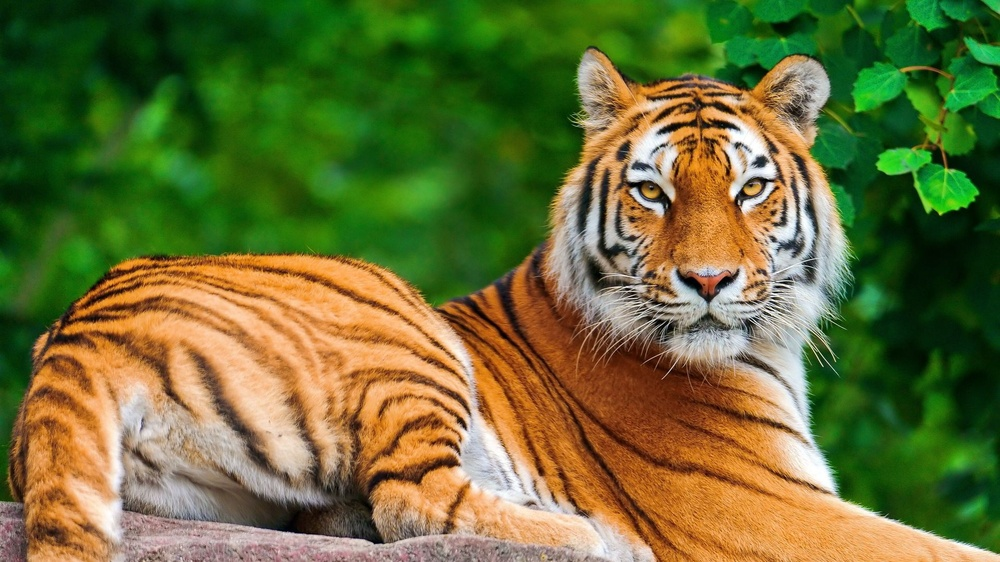
#> input picture Beginner Level/Task 4/tiger.jpg, 1000 x 562 px, shrunk from 1920 x 1080 before the run
$ jupyter execute 'Task 4 - Image to Pencil Sketch with Python.ipynb'
#> lines starting #> are read from the running program, lines starting #| are printed output that depends on the picture
# **Data Science Intern at LetsGrowMore Virtual Internship Program (Nov-2021)**

# **Beginner Level Task 4 - Image to Pencil Sketch with Python**

# **Author - Anchal Rajput**

**Import the required libraries**

[cell 1]
import cv2
from matplotlib import pyplot as plt

**Read the image**

[cell 2]
image = cv2.imread('tiger.jpg')
#> image is the input picture: shape (562, 1000, 3); mean B, G, R 54.1, 110.1, 104.6
plt.figure(figsize=(10,10))
plt.imshow(cv2.cvtColor(image,cv2.COLOR_BGR2RGB),cmap='gray')
plt.show()

**Convert to gray scale**

[cell 3]
gray_image = cv2.cvtColor(image, cv2.COLOR_BGR2GRAY)
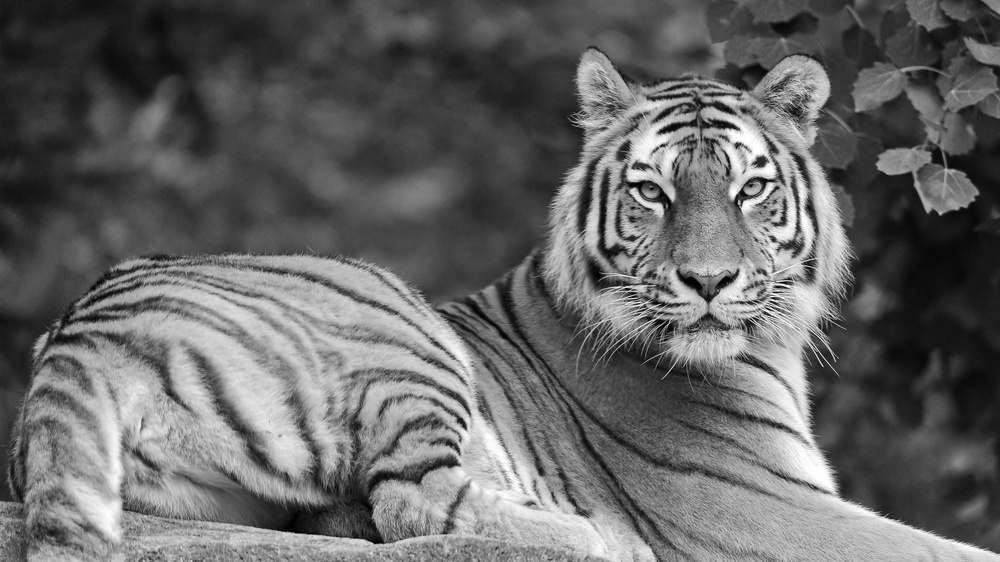
#> gray_image: shape (562, 1000); min 0, max 255, mean 102.1
plt.figure(figsize=(10,10))
plt.imshow(gray_image,cmap='gray')
plt.show()

**Invert the grayscale image**

[cell 4]
inverted_image = 255 - gray_image
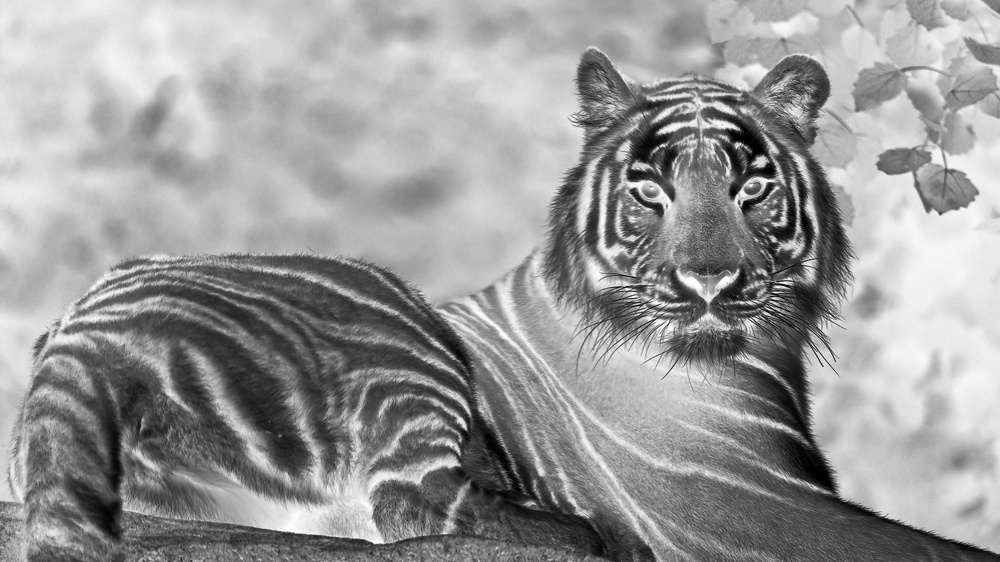
#> inverted_image: shape (562, 1000); min 0, max 255, mean 152.9
plt.figure(figsize=(10,10))
plt.imshow(inverted_image,cmap='gray')
plt.show()

**Blur image using Gaussian Blur Function**

[cell 5]
blurred = cv2.GaussianBlur(inverted_image, (21, 21), 0)
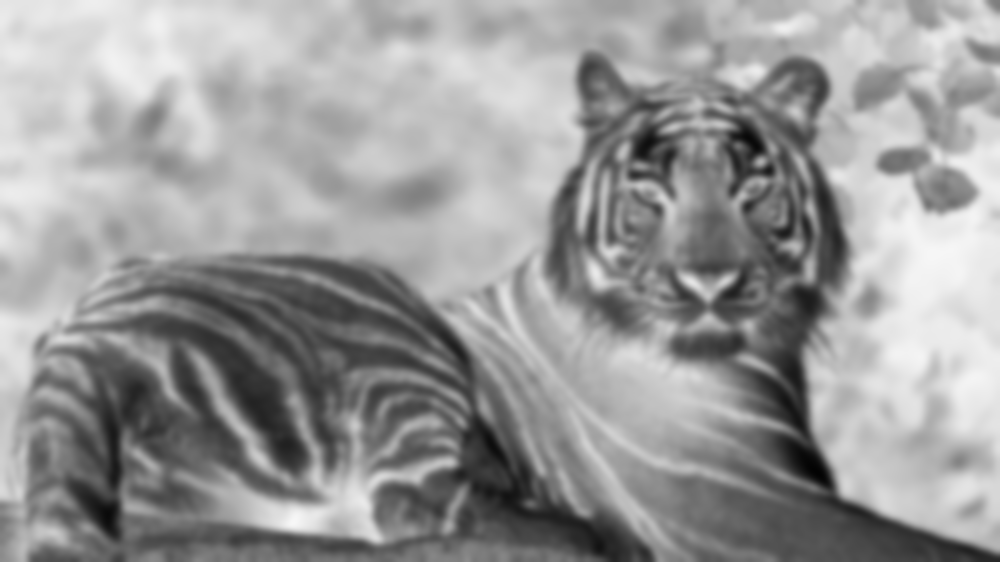
#> blurred: shape (562, 1000); min 3, max 247, mean 152.9
plt.figure(figsize=(10,10))
plt.imshow(blurred,cmap='gray')
plt.show()

**Invert the blurred image**

[cell 6]
inverted_blurred = 255 - blurred
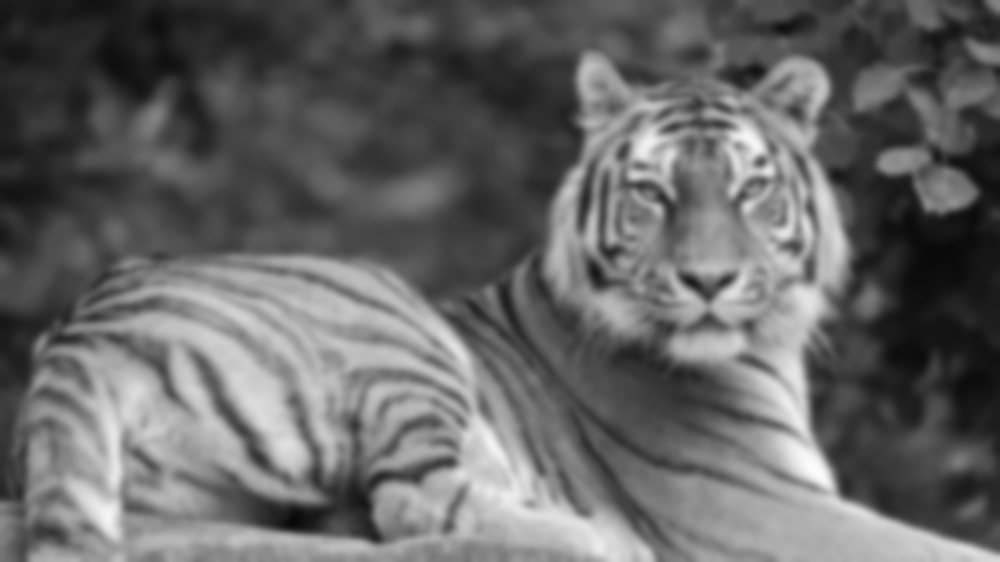
#> inverted_blurred: shape (562, 1000); min 8, max 252, mean 102.1
pencil_sketch = cv2.divide(gray_image, inverted_blurred, scale=256.0)
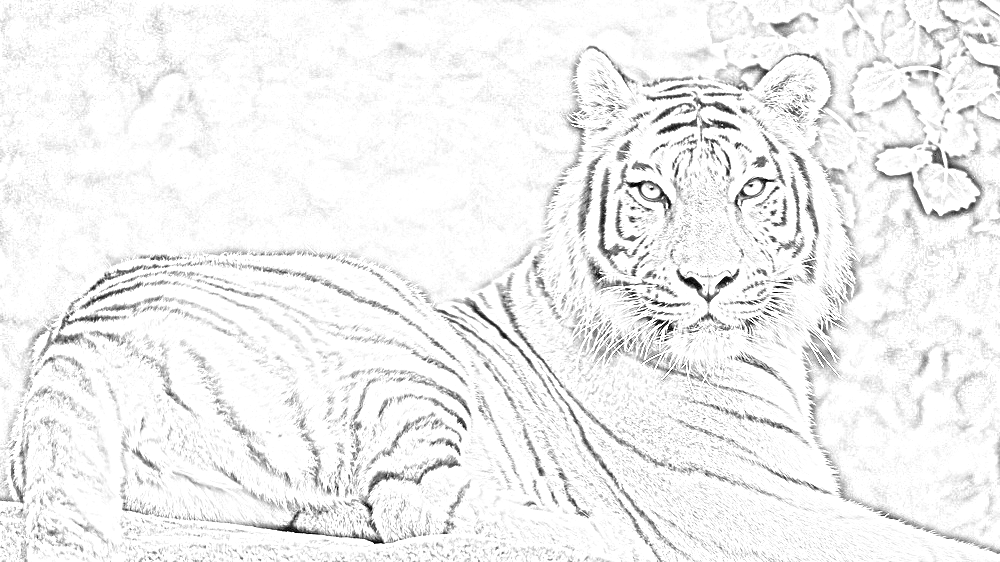
#> pencil_sketch: shape (562, 1000); min 0, max 255, mean 240.8
